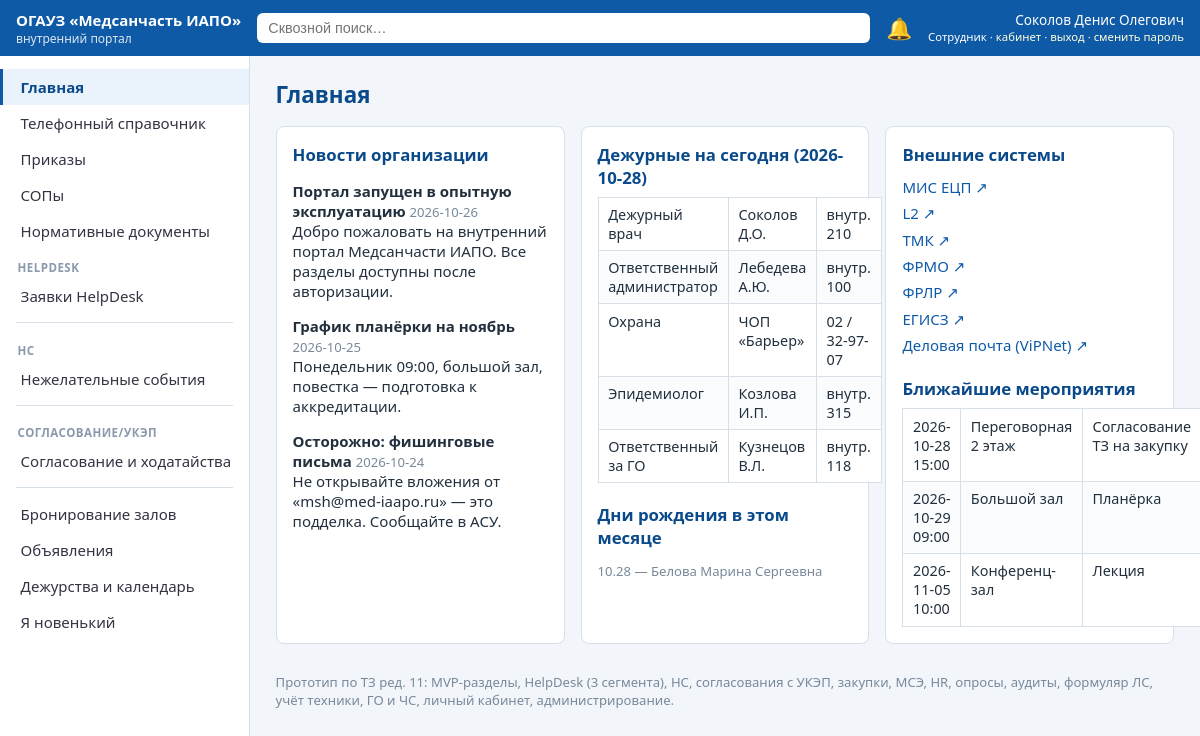
The app's page / (signed in) with its own data.
### tables this page shows
CREATE TABLE users(
  id INTEGER PRIMARY KEY, fio TEXT, dept_id INTEGER REFERENCES departments(id),
  position TEXT, email TEXT, role_key TEXT REFERENCES roles(key),
  username TEXT UNIQUE, pw_hash TEXT, salt TEXT, must_change_pw INTEGER DEFAULT 0,
  active INTEGER DEFAULT 1, birth_month_day TEXT);

CREATE TABLE news(id INTEGER PRIMARY KEY, title TEXT, body TEXT, created_at TEXT);

CREATE TABLE duty(id INTEGER PRIMARY KEY, service TEXT, fio TEXT, phone TEXT, day TEXT);

CREATE TABLE ext_links(id INTEGER PRIMARY KEY, name TEXT, url TEXT);

CREATE TABLE booking(id INTEGER PRIMARY KEY, hall TEXT, bdate TEXT, btime TEXT,
  duration INTEGER, topic TEXT, organizer TEXT);

### app.py (the view)
@app.get("/", response_class=HTMLResponse)
def index(request: Request):
    u = current_user(request)
    if not u:
        return RedirectResponse("/login", status_code=302)
    con = get_db()
    news = con.execute("SELECT * FROM news ORDER BY created_at DESC").fetchall()
    duty = con.execute("SELECT * FROM duty WHERE day=?", (str(TODAY),)).fetchall()
    links = con.execute("SELECT * FROM ext_links").fetchall()
    bdays = con.execute("SELECT fio, birth_month_day FROM users WHERE substr(birth_month_day,1,2)=? ORDER BY birth_month_day", (f"{TODAY.month:02d}",)).fetchall()
    events = con.execute("SELECT * FROM booking WHERE bdate>=? ORDER BY bdate,btime LIMIT 5", (str(TODAY),)).fetchall()
    con.close()
    return ctx(request, news=news, duty=duty, links=links, bdays=bdays, events=events, template="index.html", section="Главная")

### templates/index.html
{% extends "base.html" %}
{% block body %}
<div class="grid">
  <div class="card">
    <h2 style="margin-top:0">Новости организации</h2>
    {% for n in news %}<p><b>{{ n['title'] }}</b> <span class="muted">{{ n['created_at'] }}</span><br>{{ n['body'] }}</p>{% endfor %}
  </div>
  <div class="card">
    <h2 style="margin-top:0">Дежурные на сегодня ({{ today }})</h2>
    <table>{% for d in duty %}<tr><td>{{ d['service'] }}</td><td>{{ d['fio'] }}</td><td>{{ d['phone'] }}</td></tr>{% endfor %}</table>
    <h2>Дни рождения в этом месяце</h2>
    <p class="muted">{% for b in bdays %}{{ b['birth_month_day']|replace('-','.') }} — {{ b['fio'] }}{% if not loop.last %}; {% endif %}{% endfor %}</p>
  </div>
  <div class="card">
    <h2 style="margin-top:0">Внешние системы</h2>
    {% for l in links %}<a href="{{ l['url'] }}" target="_blank" style="display:block;padding:.2rem 0">{{ l['name'] }} ↗</a>{% endfor %}
    <h2>Ближайшие мероприятия</h2>
    <table>{% for e in events %}<tr><td>{{ e['bdate'] }} {{ e['btime'] }}</td><td>{{ e['hall'] }}</td><td>{{ e['topic'] }}</td></tr>{% endfor %}</table>
  </div>
</div>
<p class="muted">Прототип по ТЗ ред. 11: MVP-разделы, HelpDesk (3 сегмента), НС, согласования с УКЭП, закупки, МСЭ, HR, опросы, аудиты, формуляр ЛС, учёт техники, ГО и ЧС, личный кабинет, администрирование.</p>
{% endblock %}

### templates/base.html (shortened to what this page needs)
<!doctype html>
<html lang="ru">
<head>
<link rel="stylesheet" href="/static/style.css">
</head>
<body>
{% if user %}
<header class="topbar">
  <div class="brand"><a href="/" style="color:#fff;text-decoration:none">ОГАУЗ «Медсанчасть&nbsp;ИАПО»</a> <span>внутренний портал</span></div>
  <form action="/search" method="get" class="searchbox">
    <input name="q" placeholder="Сквозной поиск…" value="{{ q or '' }}">
  </form>
  <a class="bell" href="/notifications" title="Уведомления">🔔{% if unread %}<span class="badge">{{ unread }}</span>{% endif %}</a>
  <div class="who">{{ user['fio'] }}<br><small>{{ role_names.get(user['role_key'], user['role_key']) }} · <a href="/dashboard">кабинет</a> · <a href="/logout">выход</a> · <a href="/change-password">сменить пароль</a></small></div>
</header>
<div class="layout">
  <nav class="side" id="side">
    {% set rv = role_vis.get(user['role_key'], []) %}
    {% set ns_ = namespace(group="") %}
    {% for need_role, title, url in menu %}
      {% set allowed = (need_role == "") or ('*' in rv) or (need_role in rv) %}
      {% if allowed %}
        {% if need_role != ns_.group %}
          {% if ns_.group %}<div class="navsep"></div>{% endif %}
          {% set ns_.group = need_role %}
          {% if need_role %}<div class="navgroup">{{ need_role }}</div>{% endif %}
        {% endif %}
        <a href="{{ url }}" class="{{ 'active' if request.url.path == url }}">{{ title }}</a>
      {% endif %}
    {% endfor %}
  </nav>
  <main class="content">
    <h1>{{ section }}</h1>
    {% block body %}{% endblock %}
  </main>
</div>
{% else %}
<main style="padding:2rem">{% block anon %}{% endblock %}</main>
{% endif %}
</body>
</html>

### static/style.css (style rules this page uses)
:root { --c1:#0e5aa7;--c2:#0b4a8a;--bg:#f2f5f9;--line:#d7dfe8;--ok:#1a7f37;--warn:#b35c00;--err:#c0392b }
* { box-sizing:border-box }
body { margin:0;font-family:'Segoe UI',Roboto,Arial,sans-serif;background:var(--bg);color:#22303e;font-size:15px }
a { color:var(--c1);text-decoration:none }
.topbar { display:flex;align-items:center;gap:1rem;background:var(--c1);color:#fff;padding:.6rem 1rem;position:sticky;top:0;z-index:10 }
.topbar a { color:#ffd }
.brand { font-weight:600 }
.brand span { display:block;font-weight:400;font-size:.75rem;opacity:.85 }
.searchbox { flex:1;display:flex }
.searchbox input { width:100%;padding:.45rem .7rem;border-radius:6px;border:0;font-size:.9rem }
.bell { position:relative;font-size:1.3rem;text-decoration:none }
.who { font-size:.85rem;text-align:right;line-height:1.2 }
.layout { display:flex;min-height:calc(100vh - 60px) }
.side { width:250px;background:#fff;border-right:1px solid var(--line);padding:.8rem 0;flex-shrink:0 }
.side a { display:block;padding:.5rem 1.1rem;color:#334;border-left:3px solid transparent }
.side a.active { border-left-color:var(--c1);background:#eaf2fb;color:var(--c2);font-weight:600 }
.content { flex:1;padding:1.2rem 1.6rem;max-width:1200px }
h1 { margin:.2rem 0 1rem;font-size:1.4rem;color:var(--c2) }
h2 { font-size:1.05rem;color:var(--c2);margin:1.2rem 0 .5rem }
table { border-collapse:collapse;width:100%;background:#fff;font-size:.9rem }
th,td { border:1px solid var(--line);padding:.45rem .6rem;text-align:left;vertical-align:top }
tr:nth-child(even) td { background:#fafcfe }
.card { background:#fff;border:1px solid var(--line);border-radius:8px;padding:1rem;margin-bottom:1rem }
.grid { display:grid;grid-template-columns:repeat(auto-fit,minmax(280px,1fr));gap:1rem }
.muted { color:#78899a;font-size:.82rem }
.navgroup { padding:.7rem 1.1rem .2rem;font-size:.72rem;text-transform:uppercase;letter-spacing:.04em;color:#8a99ab;font-weight:600 }
.navsep { border-top:1px solid var(--line);margin:.5rem 1rem }

### records on screen
users: fio "Соколов Денис Олегович", get "Сотрудник"
news: title "Портал запущен в опытную эксплуатацию", created_at "2026-10-26", body "Добро пожаловать на внутренний портал Медсанчасти ИАПО. Все разделы доступны после авторизации."
news: title "График планёрки на ноябрь", created_at "2026-10-25", body "Понедельник 09:00, большой зал, повестка — подготовка к аккредитации."
news: title "Осторожно: фишинговые письма", created_at "2026-10-24", body "Не открывайте вложения от «msh@med-iaapo.ru» — это подделка. Сообщайте в АСУ."
duty: service "Дежурный врач", fio "Соколов Д.О.", phone "внутр. 210"
duty: service "Ответственный администратор", fio "Лебедева А.Ю.", phone "внутр. 100"
duty: service "Охрана", fio "ЧОП «Барьер»", phone "02 / 32-97-07"
duty: service "Эпидемиолог", fio "Козлова И.П.", phone "внутр. 315"
duty: service "Ответственный за ГО", fio "Кузнецов В.Л.", phone "внутр. 118"
users: birth_month_day "10.28", fio "Белова Марина Сергеевна"
ext_links: name "МИС ЕЦП"
ext_links: name "L2"
ext_links: name "ТМК"
ext_links: name "ФРМО"
ext_links: name "ФРЛР"
ext_links: name "ЕГИСЗ"
ext_links: name "Деловая почта (ViPNet)"
booking: bdate "2026-10-28", btime "15:00", hall "Переговорная 2 этаж", topic "Согласование ТЗ на закупку"
booking: bdate "2026-10-29", btime "09:00", hall "Большой зал", topic "Планёрка"
booking: bdate "2026-11-05", btime "10:00", hall "Конференц-зал", topic "Лекция"

### other values on screen
{{ title }} "Главная" "Телефонный справочник" "Приказы" "СОПы" "Нормативные документы" "Заявки HelpDesk" "Нежелательные события" "Согласование и ходатайства" "Бронирование залов" "Объявления" "Дежурства и календарь" "Я новенький"
{{ need_role }} "HELPDESK" "НС" "СОГЛАСОВАНИЕ/УКЭП"
{{ section }} "Главная"
{{ today }} "2026-10-28"
